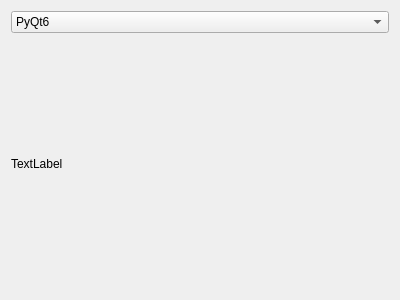
<?xml version="1.0" encoding="UTF-8"?>
<!-- https://youtu.be/ot94H3-d5d8?t=6749 -->
<ui version="4.0">
 <class>Form</class>
 <widget class="QWidget" name="Form">
  <property name="geometry">
   <rect>
    <x>0</x>
    <y>0</y>
    <width>400</width>
    <height>300</height>
   </rect>
  </property>
  <property name="windowTitle">
   <string>Form</string>
  </property>
  <layout class="QVBoxLayout" name="verticalLayout_2">
   <item>
    <layout class="QVBoxLayout" name="verticalLayout">
     <item>
      <widget class="QComboBox" name="comboBox">
       <item>
        <property name="text">
         <string>PyQt6</string>
        </property>
       </item>
       <item>
        <property name="text">
         <string>wxPython</string>
        </property>
       </item>
       <item>
        <property name="text">
         <string>Kivy</string>
        </property>
       </item>
       <item>
        <property name="text">
         <string>TKinter</string>
        </property>
       </item>
       <item>
        <property name="text">
         <string>PySide2</string>
        </property>
       </item>
      </widget>
     </item>
     <item>
      <widget class="QLabel" name="label">
       <property name="text">
        <string>TextLabel</string>
       </property>
      </widget>
     </item>
    </layout>
   </item>
  </layout>
 </widget>
 <resources/>
 <connections/>
</ui>
